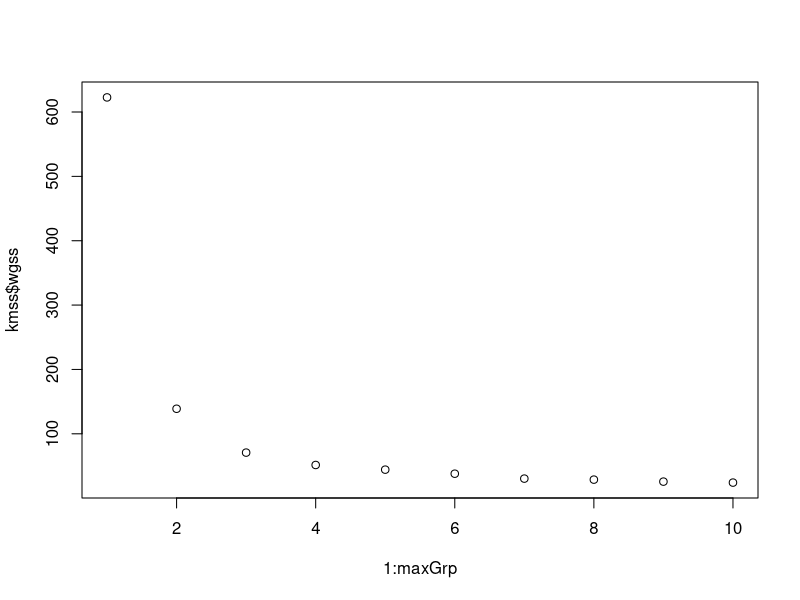
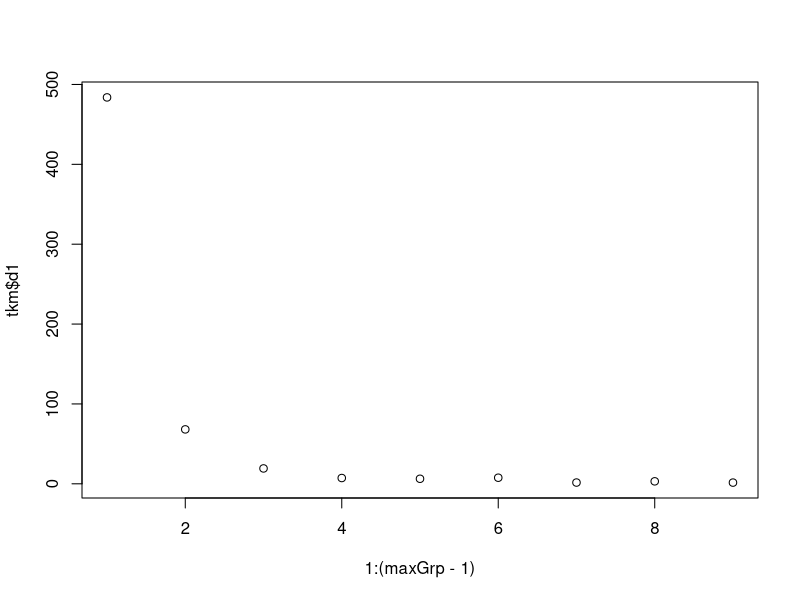
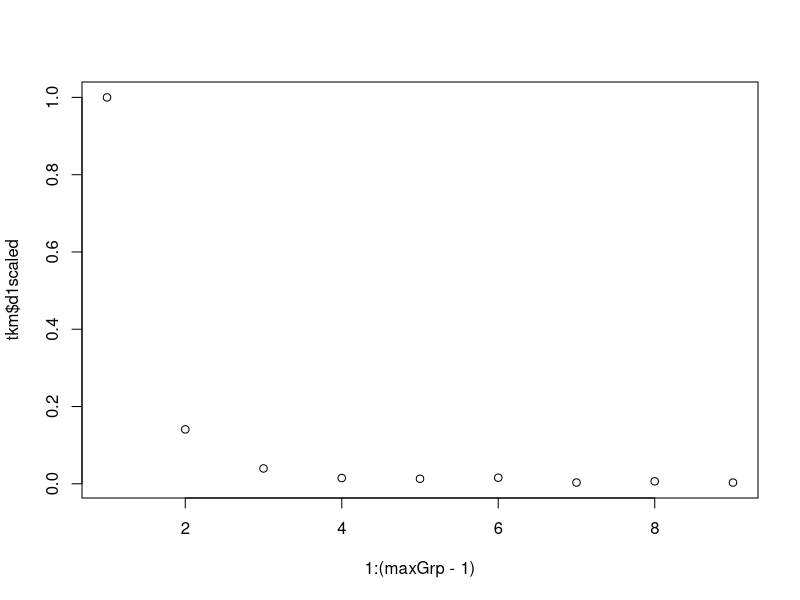
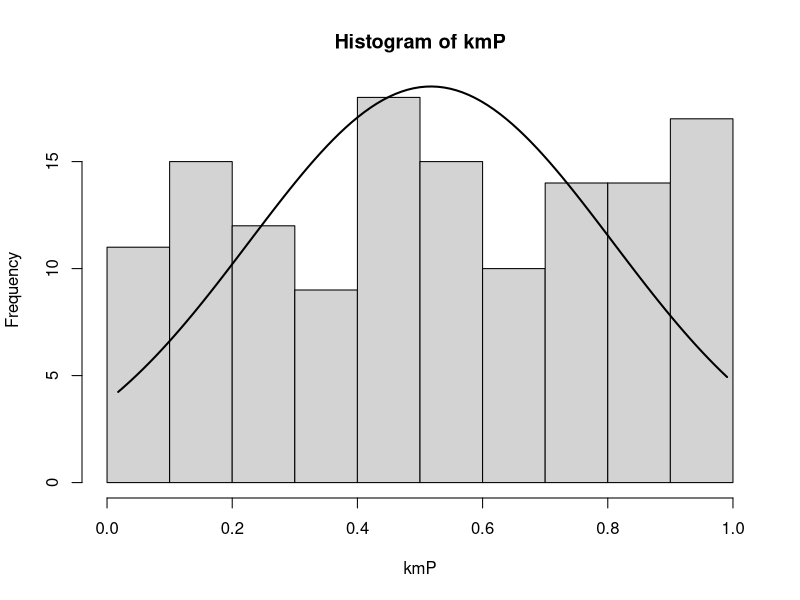
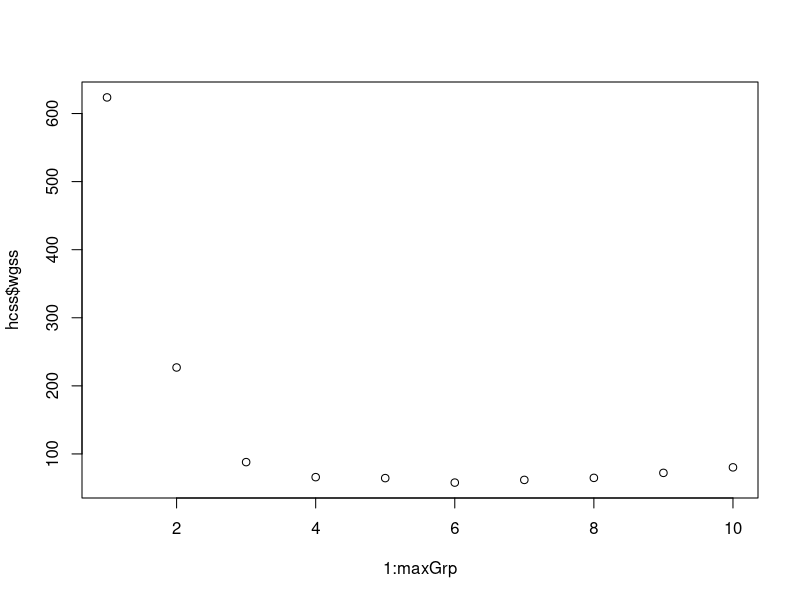
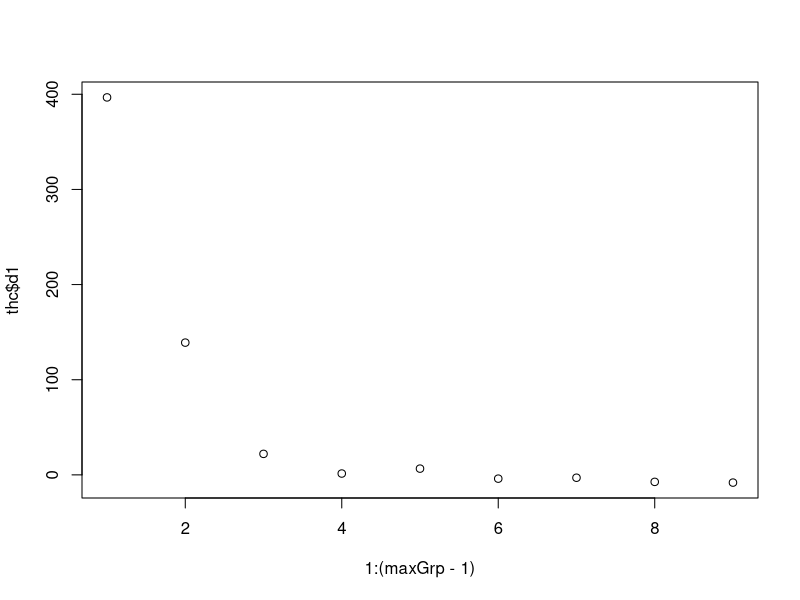
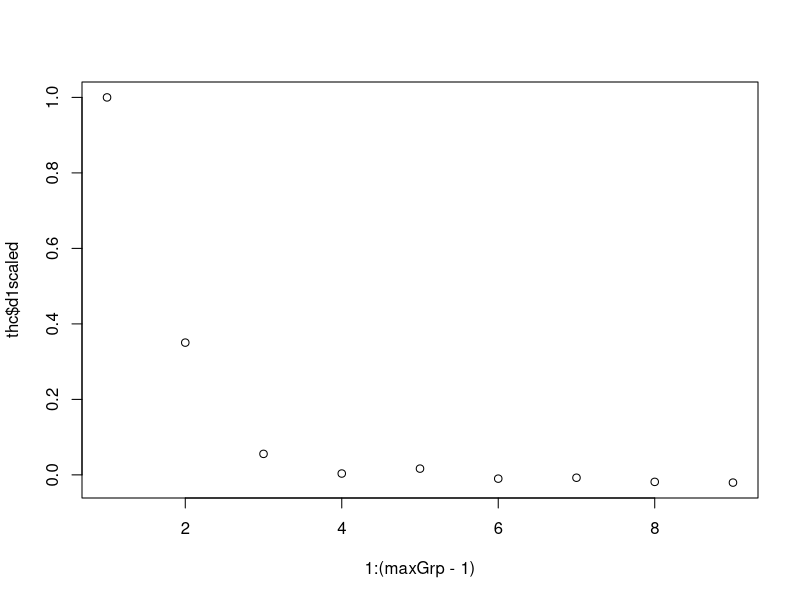

These figures' R source, in order:
## ---- chunk 1

require(tidyverse)
require(data.table)
require(ggplot2)

## ---- chunk 2

classif    <- c(1, 2, 3)
byCols     <- 2
byRows     <- 1
demo <- T

if(demo) {setwd("/Users/harikrishnadev/Library/Mobile Documents/com~apple~CloudDocs/School Work/Sem 2/BUAN 6357/BUAN6357/exam_materials/exam_1")}

## ---- chunk 3

t1         <- fread(file="train1.dat")   
t2         <- fread(file="test1.dat")  
t1Grp      <- t1$grp; t1$grp     <- NULL
t2Grp      <- t2$grp; t2$grp     <- NULL  
train1     <- t1
test1      <- t2
t1 <- as.data.frame(t1)
t2 <- as.data.frame(t2)
if(demo) {
  str(t1)
  str(t2)
  }

## ---- chunk 4

maxGrp     <- 10
starts     <- 10
seed       <- 838216542
set.seed(seed)

## ---- chunk 5

myKmeans  <- function(seed,df,k,ns) {
             set.seed(seed)
             return(kmeans(df,k,ns)$tot.withinss)
             }

## ---- chunk 6

dt       <- data.table(idx=1:maxGrp, k=1:maxGrp)  
kmss     <- dt[, .(wgss=myKmeans(seed,train1,k,starts)), by=.(idx)]

## ---- chunk 7

dif1      <- function(df) {
             n  <- length(df)
             t1 <- df[1:(n-1)]-df[2:n]
             t2 <- t1/max(t1)
             return(list(d1=t1,d1scaled=t2))
             }

## ---- chunk 8

kmss$wgss
(tkm      <- dif1(kmss$wgss)  )

plot(1:maxGrp,kmss$wgss)

plot(1:(maxGrp-1),tkm$d1)
 
plot(1:(maxGrp-1),tkm$d1scaled)

## ---- chunk 9

set.seed(seed)
 
k        <- 3
km3      <- kmeans(train1,k,nstart=10)
km3clust <- km3$cluster

## ---- chunk 10

prepMHD <- function(df) {
     df$cluster <- NULL
     df$grps    <- NULL
     n          <- nrow(df)
     df2        <- scale(df, center=T, scale=T)
     vcvinv     <- solve(cov(df2))
     return( list(n      = n,
                  avg    = attr(df2, "scaled:center"),
                  sdev   = attr(df2, "scaled:scale"),
                  vcvinv = vcvinv )
            )
     }

## ---- chunk 11

t          <- train1
t$cluster  <- km3clust
kmMHwk     <- t                   %>%
              group_by(cluster)   %>%
              do(desc=prepMHD(select(.,V1,V2,V3,V4)))

## ---- chunk 12

kmDesc     <- kmMHwk$desc
kmDF       <- 4
nCl        <- 3

## ---- chunk 13

kmTr       <- matrix(NA,nrow=nrow(train1),ncol=nrow(kmMHwk))
for ( i in 1:nrow(kmMHwk) ) {
    tD       <- kmDesc[[i]]
    tdf      <- scale(select(t,V1,V2,V3,V4), center=tD$avg, scale=tD$sdev)
    kmTr[,i] <- mahalanobis(tdf, center=F, cov=tD$vcvinv, inverted=T)
}

## ---- chunk 14


kmNew          <- apply(kmTr, byRows, which.min)
train1$mhCl    <- kmNew
train1$grp     <- t1Grp
train1$clust   <- km3clust
(tbl446        <-table(train1$grp,   train1$clust, dnn=c("grp"  ,"clust")) )
(tbl452        <-table(train1$clust, train1$mhCl,  dnn=c("clust","mhCl" )) )

## ---- chunk 15

kmStat         <- apply(kmTr, byRows, min)
kmP            <- pchisq(kmStat, df=kmDF, lower.tail=F)
summary(kmP)

## ---- chunk 16

hist_data <- hist(kmP)
x_values <- seq(min(kmP), max(kmP), length = 100)
y_values <- dnorm(x_values, mean = mean(kmP), sd = sd(kmP)) 
y_values <- y_values * diff(hist_data$mids[1:2]) * length(kmP) 

lines(x_values, y_values, lwd = 2)

## ---- chunk 17

kmTst          <- matrix(NA,nrow=nrow(test1),ncol=nrow(kmMHwk))
for ( i in 1:nrow(kmMHwk) ) {
    tD        <- kmDesc[[i]]
    tdf       <- scale(test1, center=tD$avg, scale=tD$sdev)
    kmTst[,i] <- mahalanobis(tdf, center=F, cov=tD$vcvinv, inverted=T)
    }
 
tstNew        <- apply(kmTst, byRows, which.min)
test1$mhCl    <- tstNew
test1$grp     <- t2Grp
(tbl472       <- table(test1$grp, test1$mhCl, dnn=c("grp","mhCl")) )

## ---- chunk 18

pcAgree   <- function(tbl) {
  return ( sum(apply(tbl, byRows, max))/sum(tbl) )
}    

## ---- chunk 19

#Training
# K-means vs grps
pcAgree(tbl446)
# Mahanolobis vs K-means
pcAgree(tbl452)

#Testing
# Mahanolobis vs grps
pcAgree(tbl472)

## ---- chunk 20

hcDat         <- train1
hcDat$mhCl    <- NULL
hcDat$grp     <- NULL
hcDat$clust   <- NULL
 
hc            <- hclust(dist(hcDat)^2,method="complete")
 
hcwgss        <- function(train,hc,i) {
      t1 <- cutree(hc,i)
      t2 <- data.table(idx=t1,j=1:nrow(train))
      t3 <- t2[, .(ss=sum(scale(train[j,], center=T, scale=F)^2)), by=.(idx)]
      return(sum(t3))
      }
 
(hcss      <- dt[,.(wgss=hcwgss(hcDat,hc,k)),by=.(idx)] )
 
(thc       <- dif1(hcss$wgss) )

## ---- chunk 21

plot(1:maxGrp,hcss$wgss)
 
plot(1:(maxGrp-1),thc$d1)
 
plot(1:(maxGrp-1),thc$d1scaled)

